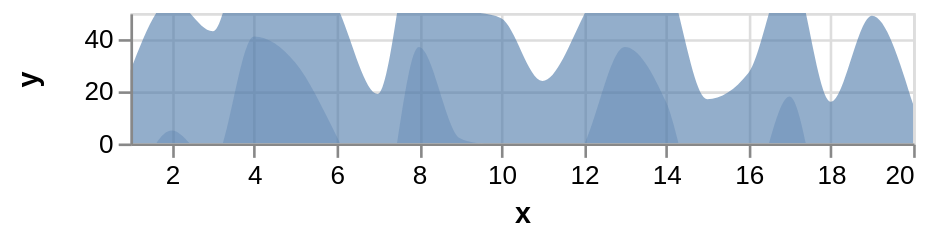

Here is the Vega-Lite specification saved for this chart:
### Vega specification from a JSON file in a GitHub repository (floating-point values rounded to 4 significant figures)
{"$schema": "https://vega.github.io/schema/vega/v4.json", "description": "Horizon Graph with 2 layers. (See https://idl.cs.washington.edu/papers/horizon/ for more details on Horizon Graphs.)", "autosize": "pad", "padding": 5, "width": 300, "height": 50, "style": "cell", "data": [{"name": "source_0", "values": [{"x": 1, "y": 28}, {"x": 2, "y": 55}, {"x": 3, "y": 43}, {"x": 4, "y": 91}, {"x": 5, "y": 81}, {"x": 6, "y": 53}, {"x": 7, "y": 19}, {"x": 8, "y": 87}, {"x": 9, "y": 52}, {"x": 10, "y": 48}, {"x": 11, "y": 24}, {"x": 12, "y": 49}, {"x": 13, "y": 87}, {"x": 14, "y": 66}, {"x": 15, "y": 17}, {"x": 16, "y": 27}, {"x": 17, "y": 68}, {"x": 18, "y": 16}, {"x": 19, "y": 49}, {"x": 20, "y": 15}]}, {"name": "data_1", "source": "source_0", "transform": [{"type": "formula", "expr": "toNumber(datum[\"x\"])", "as": "x"}, {"type": "formula", "expr": "toNumber(datum[\"y\"])", "as": "y"}]}, {"name": "data_2", "source": "source_0", "transform": [{"type": "formula", "expr": "toNumber(datum[\"x\"])", "as": "x"}, {"type": "formula", "expr": "datum.y - 50", "as": "ny"}]}], "marks": [{"name": "layer_0_marks", "type": "area", "clip": true, "style": ["area"], "sort": {"field": "datum[\"x\"]", "order": "descending"}, "from": {"data": "data_1"}, "encode": {"update": {"orient": {"value": "vertical"}, "fill": {"value": "#4c78a8"}, "opacity": {"value": 0.6}, "tooltip": {"signal": "{\"x\": format(datum[\"x\"], \"\"), \"y\": format(datum[\"y\"], \"\")}"}, "x": {"scale": "x", "field": "x"}, "y": {"scale": "y", "field": "y"}, "y2": {"scale": "y", "value": 0}, "defined": {"signal": "datum[\"x\"] !== null && !isNaN(datum[\"x\"]) && datum[\"y\"] !== null && !isNaN(datum[\"y\"])"}}}}, {"name": "layer_1_marks", "type": "area", "clip": true, "style": ["area"], "sort": {"field": "datum[\"x\"]", "order": "descending"}, "from": {"data": "data_2"}, "encode": {"update": {"orient": {"value": "vertical"}, "fill": {"value": "#4c78a8"}, "opacity": {"value": 0.3}, "tooltip": {"signal": "{\"x\": format(datum[\"x\"], \"\"), \"ny\": format(datum[\"ny\"], \"\")}"}, "x": {"scale": "x", "field": "x"}, "y": {"scale": "y", "field": "ny"}, "y2": {"scale": "y", "value": 0}, "defined": {"signal": "datum[\"x\"] !== null && !isNaN(datum[\"x\"]) && datum[\"ny\"] !== null && !isNaN(datum[\"ny\"])"}}}}], "scales": [{"name": "x", "type": "linear", "domain": {"fields": [{"data": "data_1", "field": "x"}, {"data": "data_2", "field": "x"}]}, "range": [0, {"signal": "width"}], "nice": false, "zero": false}, {"name": "y", "type": "linear", "domain": [0, 50], "range": [{"signal": "height"}, 0], "nice": true, "zero": false}], "axes": [{"scale": "x", "orient": "bottom", "grid": false, "title": "x", "labelFlush": true, "labelOverlap": true, "tickCount": {"signal": "ceil(width/40)"}, "zindex": 1}, {"scale": "x", "orient": "bottom", "grid": true, "gridScale": "y", "tickCount": {"signal": "ceil(width/40)"}, "domain": false, "labels": false, "maxExtent": 0, "minExtent": 0, "ticks": false, "zindex": 0}, {"scale": "y", "orient": "left", "grid": false, "title": "y", "labelOverlap": true, "tickCount": {"signal": "ceil(height/40)"}, "zindex": 1}, {"scale": "y", "orient": "left", "grid": true, "gridScale": "x", "tickCount": {"signal": "ceil(height/40)"}, "domain": false, "labels": false, "maxExtent": 0, "minExtent": 0, "ticks": false, "zindex": 0}], "config": {"axisY": {"minExtent": 30}, "style": {"area": {"interpolate": "monotone"}}}}
